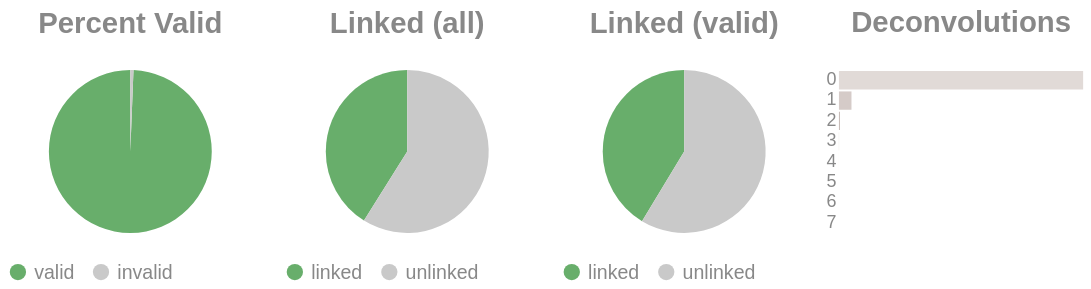

The code cell stored with this chart in its notebook:
### Code cell
if SKIPLR:
    pass
else:
    clash = Counter()
    for i in valids['molecule'].to_list():
        _mol = i.split("-")
        if len(_mol) == 1:
            clash.update('0')
        else:
            clash.update(_mol[-1])

    _d = {"deconvolutions": [], 'count': []}
    for k,v in clash.items():
        _d['deconvolutions'].append(k)
        _d['count'].append(v)

    tot_valid = valids['reads'].sum()
    mask = valids['reads'] >= 2
    n_linked_reads = valids.filter(mask)['reads'].sum()
    if n_linked_reads == 0:
        print_html("No linked molecules (>=2 reads) were detected; skipping linked-only distributions.")
        SKIPLR = True
    else:
        perc_valid = round(tot_valid / n_reads, 4)
        linked_perc_abs = round(n_linked_reads / n_reads, 4)
        linked_perc = round(n_linked_reads / tot_valid, 4)

    _valid = pl.DataFrame({"valids": ['valid', 'invalid'], "count": [tot_valid, n_reads - tot_valid]})
    _linked_abs = pl.DataFrame({"linked (absolute)": ['linked', 'unlinked'], "count": [n_linked_reads, n_reads - n_linked_reads]})
    _linked_rel = pl.DataFrame({"linked (valids)": ['linked', 'unlinked'], "count": [n_linked_reads, tot_valid - n_linked_reads]})

    (
        alt.hconcat(
            piechart(_valid, goodval = 'valid', title = "Percent Valid"),
            piechart(_linked_abs, goodval = "linked", title =  "Linked (all)"),
            piechart(_linked_rel, goodval = "linked", title =  "Linked (valid)"),
            convolutionbar(pl.DataFrame(_d), title = "Deconvolutions"),
            center = True,
            bounds = 'flush'
        )
        .resolve_scale(color='independent')
        .resolve_legend('independent')
        .properties(usermeta={'embedOptions': {"actions": False}})
    ).display()

### Figure 1 — Vega-Lite specification as saved in the notebook (floating-point values rounded to 4 significant figures)
{"width": "container", "height": 400, "config": {"title": {"anchor": "start", "dy": -15, "fontSize": 18, "color": "#888888", "subtitleColor": "#888888", "subtitleFontSize": 14}, "arc": {"fill": "#0072B2"}, "axis": {"domainColor": "#888888", "domainWidth": 0.5, "gridWidth": 0.2, "grid": false, "titleFontWeight": 400, "titleFontSize": 15, "labelFontSize": 11, "labelColor": "#888888", "tickColor": "#888888", "tickWidth": 0.2, "titleColor": "#888888"}, "axisBand": {"grid": false}, "axisX": {"grid": true, "tickSize": 10, "domainCap": "round"}, "axisY": {"domain": false, "grid": true, "tickSize": 0, "domainCap": "round"}, "background": "transparent", "header": {"labelFontSize": 15, "labelColor": "#888888", "titleFontSize": 15, "titleFontWeight": 600, "titleColor": "#888888"}, "legend": {"labelFont": "sans-serif", "labelFontSize": 12, "labelColor": "#888888", "symbolSize": 100, "symbolType": "circle", "titleFontSize": 12, "titlePadding": 10, "titleColor": "#888888", "title": null}, "range": {"category": ["#E69F00", "#56B4E9", "#009E73", "#F0E442", "#0072B2", "#D55E00", "#CC79A7", "#000000"], "diverging": ["#cfe8f3", "#a2d4ec", "#73bfe2", "#46abdb", "#1696d2", "#12719e"]}, "area": {"fill": "#0072B2", "fillOpacity": 0.7, "line": true, "strokeOpacity": 0.7}, "line": {"color": "#0072B2", "stroke": "#0072B2", "strokeWidth": 2}, "trail": {"color": "#0072B2", "stroke": "#0072B2", "strokeWidth": 0, "size": 1}, "point": {"filled": true, "fillOpacity": 1.0, "size": 95}, "text": {"color": "#888888", "fontSize": 11, "align": "right", "fontWeight": 400, "size": 11}, "bar": {"fill": "#0072B2", "stroke": null}, "view": {"stroke": null, "continuousWidth": 660, "continuousHeight": 400}}, "hconcat": [{"data": {"name": "data-e96113c2f84e4a70958bdd532cb7731a"}, "mark": {"type": "arc"}, "encoding": {"color": {"field": "valids", "legend": {"orient": "bottom", "title": null}, "scale": {"domain": ["valid", "invalid"], "range": ["#68ae6b", "#C9C9C9"]}, "title": "Valids", "type": "nominal"}, "theta": {"field": "count", "type": "quantitative"}, "tooltip": [{"field": "valids", "title": "Valids", "type": "ordinal"}, {"field": "percent", "format": ".2%", "title": "Percent", "type": "quantitative"}, {"field": "count", "title": "Count", "type": "quantitative"}]}, "height": 100, "title": {"text": "Percent Valid", "align": "center", "anchor": "middle"}, "transform": [{"calculate": "datum.count / 11714861", "as": "percent"}], "width": 150}, {"data": {"name": "data-02b210a236434282fb2e3447c982348b"}, "mark": {"type": "arc"}, "encoding": {"color": {"field": "linked (absolute)", "legend": {"orient": "bottom", "title": null}, "scale": {"domain": ["linked", "unlinked"], "range": ["#68ae6b", "#C9C9C9"]}, "title": "Linked (Absolute)", "type": "nominal"}, "theta": {"field": "count", "type": "quantitative"}, "tooltip": [{"field": "linked (absolute)", "title": "Linked (Absolute)", "type": "ordinal"}, {"field": "percent", "format": ".2%", "title": "Percent", "type": "quantitative"}, {"field": "count", "title": "Count", "type": "quantitative"}]}, "height": 100, "title": {"text": "Linked (all)", "align": "center", "anchor": "middle"}, "transform": [{"calculate": "datum.count / 11714861", "as": "percent"}], "width": 150}, {"data": {"name": "data-e4831ae91301fa50dc0bd8bdca43013e"}, "mark": {"type": "arc"}, "encoding": {"color": {"field": "linked (valids)", "legend": {"orient": "bottom", "title": null}, "scale": {"domain": ["linked", "unlinked"], "range": ["#68ae6b", "#C9C9C9"]}, "title": "Linked (Valids)", "type": "nominal"}, "theta": {"field": "count", "type": "quantitative"}, "tooltip": [{"field": "linked (valids)", "title": "Linked (Valids)", "type": "ordinal"}, {"field": "percent", "format": ".2%", "title": "Percent", "type": "quantitative"}, {"field": "count", "title": "Count", "type": "quantitative"}]}, "height": 100, "title": {"text": "Linked (valid)", "align": "center", "anchor": "middle"}, "transform": [{"calculate": "datum.count / 11642190", "as": "percent"}], "width": 150}, {"data": {"name": "data-011ebc150c92f76634af8f2dfbd95b21"}, "mark": {"type": "bar"}, "encoding": {"color": {"field": "deconvolutions", "legend": null, "scale": {"scheme": "lightgreyred"}, "type": "nominal"}, "tooltip": [{"field": "deconvolutions", "title": "Deconvolutions", "type": "ordinal"}, {"field": "percent", "format": ".2%", "title": "Percent", "type": "quantitative"}, {"field": "count", "title": "Count", "type": "quantitative"}], "x": {"axis": null, "field": "count", "type": "quantitative"}, "y": {"field": "deconvolutions", "sort": "ascending", "title": null, "type": "nominal"}}, "height": 100, "title": {"text": "Deconvolutions", "align": "center", "anchor": "middle"}, "transform": [{"calculate": "datum.count / 8444227", "as": "percent"}], "width": 150}], "bounds": "flush", "center": true, "resolve": {"legend": {"angle": "independent"}, "scale": {"color": "independent"}}, "usermeta": {"embedOptions": {"actions": false}}, "$schema": "https://vega.github.io/schema/vega-lite/v6.1.0.json", "datasets": {"data-e96113c2f84e4a70958bdd532cb7731a": [{"valids": "valid", "count": 11642190}, {"valids": "invalid", "count": 72671}], "data-02b210a236434282fb2e3447c982348b": [{"linked (absolute)": "linked", "count": 4812808}, {"linked (absolute)": "unlinked", "count": 6902053}], "data-e4831ae91301fa50dc0bd8bdca43013e": [{"linked (valids)": "linked", "count": 4812808}, {"linked (valids)": "unlinked", "count": 6829382}], "data-011ebc150c92f76634af8f2dfbd95b21": [{"deconvolutions": "0", "count": 7995125}, {"deconvolutions": "1", "count": 410482}, {"deconvolutions": "2", "count": 34563}, {"deconvolutions": "3", "count": 3549}, {"deconvolutions": "4", "count": 425}, {"deconvolutions": "5", "count": 68}, {"deconvolutions": "6", "count": 13}, {"deconvolutions": "7", "count": 2}]}}
